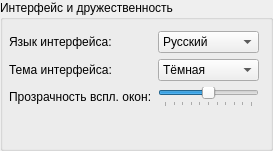
             <widget class="QGroupBox" name="box_CfgInterface">
              <property name="geometry">
               <rect>
                <x>10</x>
                <y>140</y>
                <width>260</width>
                <height>151</height>
               </rect>
              </property>
              <property name="title">
               <string>Интерфейс и дружественность</string>
              </property>
              <layout class="QFormLayout" name="formLayout_3">
               <property name="leftMargin">
                <number>6</number>
               </property>
               <item row="0" column="0">
                <widget class="QLabel" name="lbl_ReadOnly3">
                 <property name="text">
                  <string>Язык интерфейса:</string>
                 </property>
                </widget>
               </item>
               <item row="0" column="1">
                <widget class="QComboBox" name="cbb_Language">
                 <item>
                  <property name="text">
                   <string>Русский</string>
                  </property>
                 </item>
                 <item>
                  <property name="text">
                   <string>Казақ</string>
                  </property>
                 </item>
                 <item>
                  <property name="text">
                   <string>Кыргыз тили</string>
                  </property>
                 </item>
                 <item>
                  <property name="text">
                   <string>Саха</string>
                  </property>
                 </item>
                 <item>
                  <property name="text">
                   <string>中文</string>
                  </property>
                 </item>
                 <item>
                  <property name="text">
                   <string>English</string>
                  </property>
                 </item>
                </widget>
               </item>
               <item row="1" column="0">
                <widget class="QLabel" name="lbl_ReadOnly4">
                 <property name="text">
                  <string>Тема интерфейса:</string>
                 </property>
                </widget>
               </item>
               <item row="1" column="1">
                <widget class="QComboBox" name="cbb_Theme">
                 <item>
                  <property name="text">
                   <string>Тёмная</string>
                  </property>
                 </item>
                 <item>
                  <property name="text">
                   <string>Зелёная</string>
                  </property>
                 </item>
                </widget>
               </item>
               <item row="2" column="0">
                <widget class="QLabel" name="lbl_ReadOnly16">
                 <property name="text">
                  <string>Прозрачность вспл. окон:</string>
                 </property>
                </widget>
               </item>
               <item row="2" column="1">
                <widget class="QSlider" name="sld_WindowsOpacitySct">
                 <property name="styleSheet">
                  <string notr="true"/>
                 </property>
                 <property name="minimum">
                  <number>90</number>
                 </property>
                 <property name="maximum">
                  <number>100</number>
                 </property>
                 <property name="pageStep">
                  <number>2</number>
                 </property>
                 <property name="sliderPosition">
                  <number>95</number>
                 </property>
                 <property name="orientation">
                  <enum>Qt::Horizontal</enum>
                 </property>
                 <property name="invertedAppearance">
                  <bool>false</bool>
                 </property>
                 <property name="invertedControls">
                  <bool>true</bool>
                 </property>
                 <property name="tickPosition">
                  <enum>QSlider::TicksBelow</enum>
                 </property>
                 <property name="tickInterval">
                  <number>1</number>
                 </property>
                </widget>
               </item>
              </layout>
             </widget>
